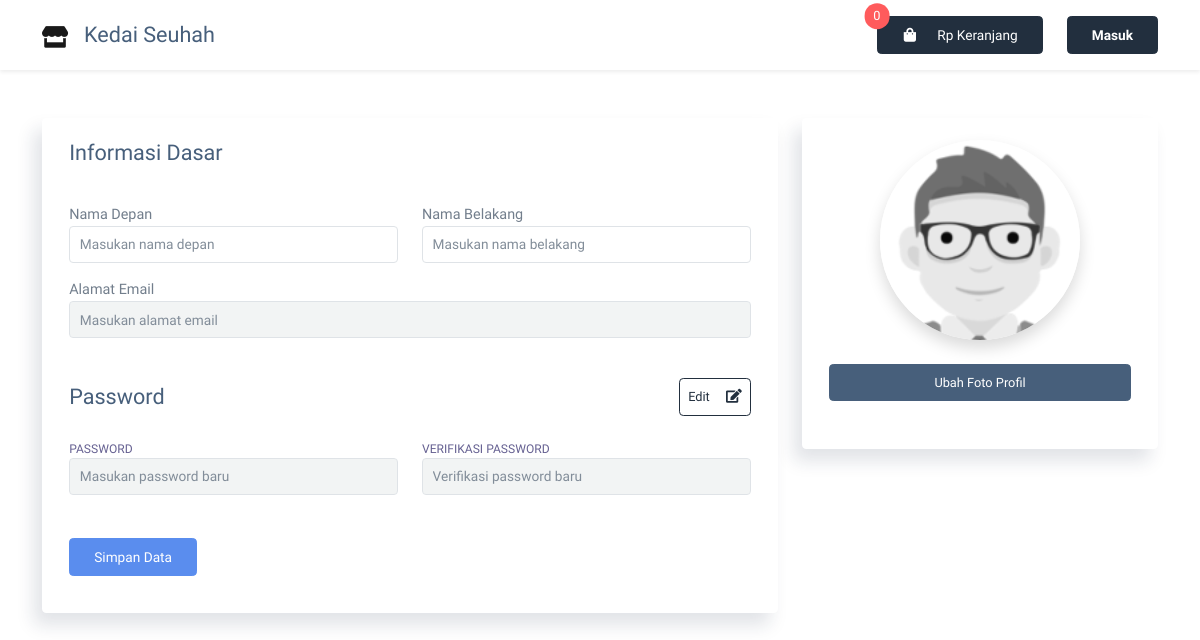
The app's page /index.php/home/profil, older data.
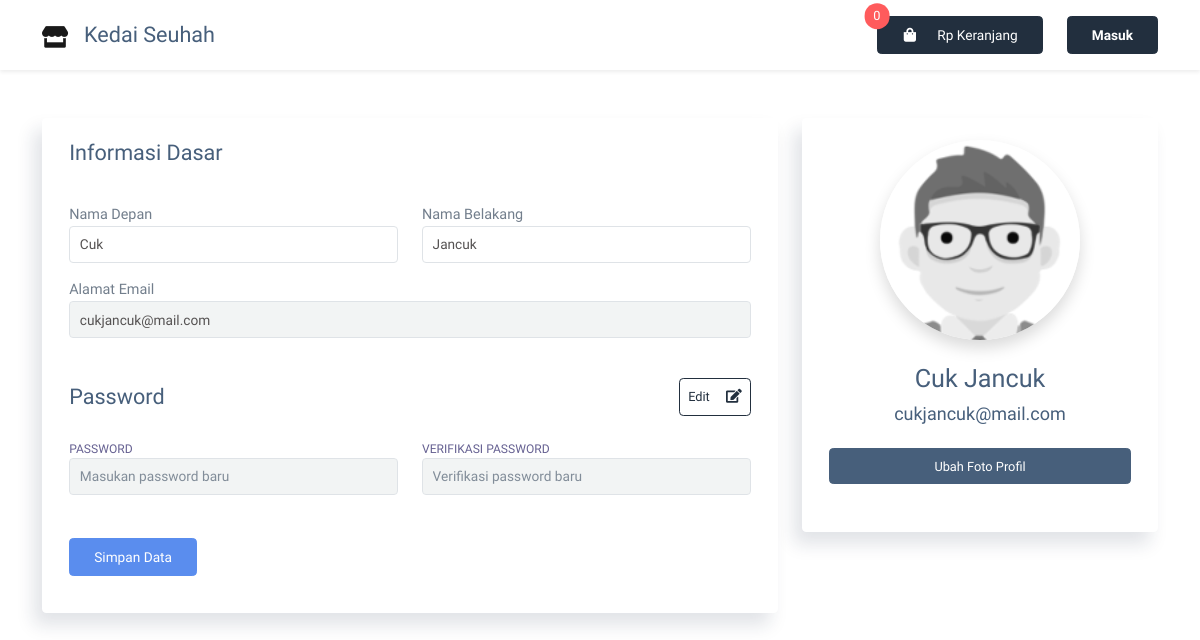
The same page, newer data.
### tables this page shows
CREATE TABLE `users` (
  `id_user` int(11) NOT NULL,
  `nama_depan` varchar(32) NOT NULL,
  `nama_belakang` varchar(32) NOT NULL,
  `email` varchar(128) NOT NULL,
  `pass` varchar(128) NOT NULL,
  `foto` blob NOT NULL,
  `role` int(11) NOT NULL,
  `tgl_edit` varchar(128) DEFAULT NULL,
  `tgl_buat` varchar(128) DEFAULT NULL
);

### application/controllers/Home.php (called while the page is built, shortened)
<?php
class Home extends CI_Controller
{
    public function profil()
    {
        $meta = array(
            'title' => 'Home',
            'user' => $this->AdminModel->get_user($this->session->iduser)->row(),
        );
        if (isset($_POST))
        {
            $this->form_validation->set_rules('namaDepan', 'Nama Depan', 'required|trim');
            $this->form_validation->set_rules('namaBelakang', 'Nama Belakang', 'required|trim');
            $this->form_validation->set_error_delimiters('<div id="liveToast" class="toast hide mb-3" role="alert" aria-live="assertive" aria-atomic="true"><div class="toast-header bg-info text-white"><strong class="me-auto">Notifikasi</strong><button type="button" class="btn-close" data-bs-dismiss="toast" aria-label="Close"></button></div><div class="toast-body">', '</div></div>');
            $this->form_validation->set_message('required', '{field} tidak boleh kosong!');
            $this->form_validation->set_message('matches', 'Password tidak sama!');
            if ($this->form_validation->run() === FALSE)
            {
                $this->load->view('home/template/header', $meta);
                $this->load->view('home/template/navbar');
                $this->load->view('home/profil', $meta);
                $this->load->view('home/template/cart');
                $this->load->view('home/template/footer');
            }
        }
        else
        {
            $this->load->view('home/template/header', $meta);
            $this->load->view('home/template/navbar');
            $this->load->view('home/profil', $meta);
            $this->load->view('home/template/cart');
            $this->load->view('home/template/footer');
        }
    }
}

### index.php (called while the page is built, shortened)
<?php
require_once BASEPATH.'core/CodeIgniter.php';

### application/models/AdminModel.php (called while the page is built, shortened)
<?php
class AdminModel extends CI_Model
{
    public function get_user($id = null)
    {
        if ($id == null)
        {
            $this->db->join('role', 'users.role=role.id_role', 'inner');
            $this->db->select('*, role.nama as role');
            $this->db->order_by('tgl_buat', 'DESC');
            return $this->db->get('users');
        }
        else
        {
            $this->db->join('role', 'users.role=role.id_role', 'inner');
            $this->db->select('*, role.nama as role');
            $this->db->order_by('tgl_buat', 'DESC');
            $this->db->where('id_user', $id);
            return $this->db->get('users');
        }
    }
}

### application/views/home/profil.php (the view, shortened to what this page needs)
<div class="main-content container fluid">
    <div class="row pt-5">
        <div class="col-md-8 col-xl-8">
            <div class="card card-border bg-white border-light shadow-md mb-4">
                <div class="card-body">
                    <h4 class="mb-5 h-4">Informasi Dasar</h4>
                    <form action="<?= base_url('home/profil') ?>" method="POST">
                        <div class="row">
                            <div class="col-md-6 mb-3">
                                <div>
                                    <label for="first_name">Nama Depan</label>
                                    <input class="form-control" name="namaDepan" type="text" placeholder="Masukan nama depan" value="<?= $user->nama_depan ?>">
                                </div>
                            </div>
                            <div class="col-md-6 mb-3">
                                <div>
                                    <label for="last_name">Nama Belakang</label>
                                    <input class="form-control" name="namaBelakang" type="text" placeholder="Masukan nama belakang" value="<?= $user->nama_belakang ?>">
                                </div>
                            </div>
                        </div>
                        <div class="row align-items-center">
                            <div class="col-md-12 mb-3">
                                <label for="birthday">Alamat Email</label>
                                <input name="email" class="form-control" placeholder="Masukan alamat email" value="<?= $user->email ?>" disabled>
                            </div>
                        </div>
                        <div class="d-flex justify-content-between w-100 align-items-center my-4">
                            <h4 class="m-0">
                                Password
                            </h4>
                            <a href="javascript:void(0)" id="pwdToggle" class="btn btn-sm p-2 btn-outline-dark w-auto h-50" tabindex="-1" disabled><span class="me-3">Edit</span><i class="fas fa-edit"></i></a>
                        </div>
                        <div class="row">
                            <div class="col-sm-6 mb-3">
                                <div class="form-group">
                                    <label>Password</label>
                                    <input name="pass1" class="password form-control" type="password" placeholder="Masukan password baru" disabled>
                                </div>
                            </div>
                            <div class="col-sm-6 mb-3">
                                <div class="form-group">
                                    <label>Verifikasi Password</label>
                                    <input name="pass2" class="password form-control" type="password" placeholder="Verifikasi password baru" disabled>
                                </div>
                            </div>
                        </div>
                        <div class="mt-3">
                            <button type="submit" class="btn btn-primary">Simpan Data</button>
                        </div>
                    </form>
                </div>
            </div>
        </div>
        <div class="col-md-4 col-xl-4">
            <div class="row">
                <div class="col-12">
                    <div class="card border-light text-center p-0">
                        <div class="card-body pb-5">
                            <div class="fotouser mb-4">
                            <?php if($user->foto == null ) :?>
                                <img id="item-img-output" class="gambar rounded-circle img-fluid shadow" src="<?= base_url("assets/uploads/users/default.png") ?>">
                            <?php else: ?>
                                <img id="item-img-output" class="gambar rounded-circle img-fluid shadow" src="<?= base_url("assets/uploads/users/{$user->foto}") ?>">
                            <?php endif;?>
                            </div>
                            <h4 class="h3">
                                <?= $user->nama_depan ?> <?= $user->nama_belakang ?>
                            </h4>
                            <h5 class="font-weight-normal mb-4">
                                <?= $user->email ?>
                            </h5>
                            <a id="uploadpreview" class=" btn btn-sm btn-secondary btn-block" href="javascript:void(0)">Ubah Foto Profil</a>
                        </div>
                    </div>
                </div>
            </div>
        </div>
    </div>
</div>

### application/views/home/template/header.php (shortened to what this page needs)
<head>
    <link rel="stylesheet" href="https://cdnjs.cloudflare.com/ajax/libs/twitter-bootstrap/5.0.1/css/bootstrap.min.css">
    <link rel="stylesheet" href="<?= base_url('assets/css/bootstrap.css') ?>">
    <link rel="stylesheet" href="<?= base_url('assets/css/app.css') ?>">
    <link rel="stylesheet" href="<?= base_url('assets/css/croppie.css') ?>">
    <link rel="stylesheet" href="https://use.fontawesome.com/releases/v5.15.3/css/all.css">
</head>
<body>
    <div class="wrapper relative">

### application/views/home/template/navbar.php (shortened to what this page needs)
<nav class="navbar navbar-header navbar-expand navbar-light shadow-sm bg-white sticky-top">
    <div class="container">
        <a class="navbar-brand d-flex align-items-center" href="<?= base_url() ?>">
            <div class="me-3"><i class="fas fa-store fs-4"></i></div>
            <h4 class='mb-0'>Kedai Seuhah</h4>
        </a>
        <div class="collapse navbar-collapse" id="navbarSupportedContent">
            <ul class="navbar-nav d-flex align-items-center ms-auto">
                <li class="position-relative me-4 ">
                    <?php if ($this->uri->segment(1) == 'checkout' || $this->uri->segment(1) == 'tagihan') : ?>
                    <?php else : ?>
                        <button class="btn btn-dark text-white position-relative" data-bs-toggle="offcanvas" data-bs-target="#cart" role="button" aria-controls="cart">
                            <i class="fas fa-shopping-bag me-3"></i>
                            <span>Rp </span>
                            <span id="tasbelanja">Keranjang</span>
                        </button>
                        <span id="countTas" class="badge bg-danger rounded-pill bg-primary position-absolute top-0 start-0 translate-middle" style="font-size: .8rem;">0</span>
                    <?php endif; ?>
                </li>
                <li class="dropdown">
                    <?php if (isset($_SESSION['status'])) : ?>
                        <a href="javascript:void(0)" data-bs-toggle="dropdown" class="p-0 nav-link dropdown-toggle" aria-expanded="false">
                            <div class="avatar avatar-lg d-block">
                                <?php if ($this->session->foto == null) : ?>
                                    <img id="avatar" class="rounded-circle d-flex" src="<?= base_url("assets/uploads/users/default.png") ?>">
                                <?php else : ?>
                                    <img id="avatar" class="rounded-circle d-flex" src="<?= base_url("assets/uploads/users/{$this->session->foto}") ?>">
                                <?php endif; ?>
                            </div>
                        </a>
                    <?php else : ?>
                        <a href="<?= base_url("login") ?>" class="btn btn-dark text-white">Masuk</a>
                    <?php endif; ?>
                </li>
            </ul>
        </div>
    </div>
</nav>

### application/views/home/template/footer.php (shortened to what this page needs)
<div class="toast-container position-fixed top-0 start-0 p-3" style="z-index: 20000">
</div>
</body>
</html>

### assets/css/app.css (style rules this page uses)
* { font-family: Raleway }
a { text-decoration: none }
a, button { outline: 0 }
.feather, i { font-size: 14px; height: 1rem }
.btn i, .btn svg { width: 16px; height: 16px }
.btn.btn-danger, .btn.btn-dark, .btn.btn-info, .btn.btn-light, .btn.btn-link, .btn.btn-primary, .btn.btn-secondary, .btn.btn-success, .btn.btn-warning { color: #fff }
.btn-block { width: 100% }
.form-group { margin-bottom: .7rem }
.form-group label { font-size: .755rem; text-transform: uppercase; color: rgba(35, 28, 99, .7); font-weight: 500 }
.card { box-shadow: -8px 12px 18px 0 rgba(25, 42, 70, .13); margin-bottom: 2.2rem }
.card .card-body { padding: 1.4rem 1.7rem }
.navbar { height: 70px; padding: 1.5rem }
.navbar.navbar-header li { display: flex; align-items: center }
.navbar.navbar-header .dropdown>a { color: #6c757d; font-weight: 600 }
.navbar.navbar-header .dropdown>a:after { display: none }
.h-4 { height: 1rem }

Row changes from the older to the newer data that the page shows:
added users: namaDepan "Cuk", namaBelakang "Jancuk", email "cukjancuk@mail.com", nama_depan "Cuk", nama_belakang "Jancuk"
